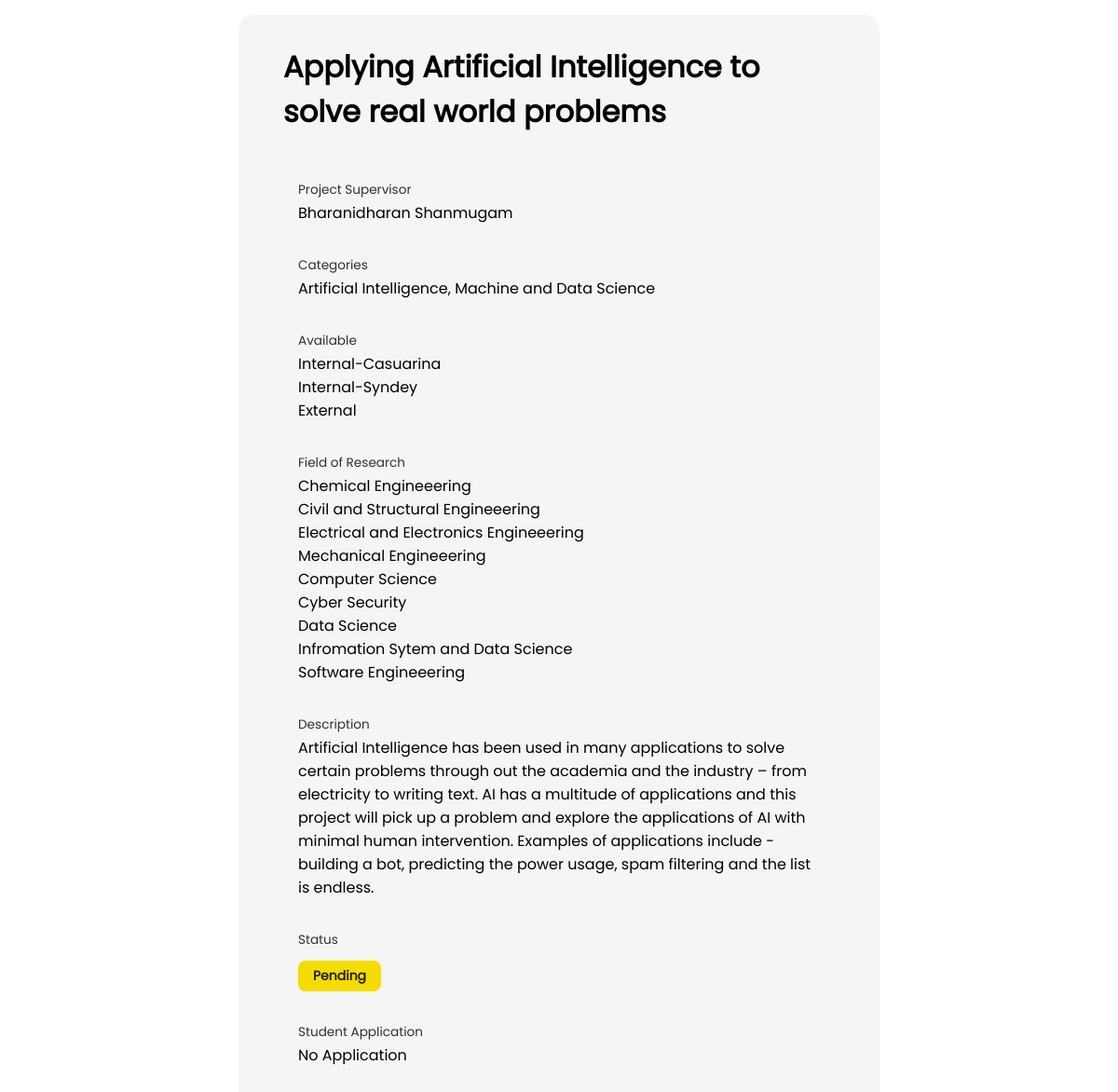
/supervisor/project/16/ (signed in), run on the app's committed database.
### core/models.py (models this page shows, shortened)
class Project(models.Model):
    topic_number = models.AutoField(primary_key=True)
    title = models.CharField(max_length=1024)
    description = models.TextField()
    supervisor = models.ForeignKey(CustomUser, on_delete=models.CASCADE)
    available_for = models.ManyToManyField(AvailableFor)
    categories = models.ManyToManyField(Category)
    fields_of_research = models.ManyToManyField(FieldResearch)
    is_approved = models.BooleanField(default=False)
    is_rejected = models.BooleanField(default=False)
    is_application_selected = models.BooleanField(default=False)

class Category(models.Model):
    title = models.CharField(max_length=255)

class AvailableFor(models.Model):
    title = models.CharField(max_length=255)

class FieldResearch(models.Model):
    title = models.CharField(max_length=255)

### core/views.py (the view, shortened to what this page needs)
# urls.py: path('<str:role>/project/<int:topic_number>/', view_single_project, name='view_single_project'),
@login_required
def view_single_project(request, role, topic_number):
    if request.user.is_supervisor or request.user.is_student or request.user.is_coordinator:
        template = loader.get_template('single_project.html')
        single_project = Project.objects.prefetch_related(
            "projectgroup_set").filter(topic_number=topic_number)[0]
        categories = [
            category.title for category in single_project.categories.all()]
        fields_of_research = [
            field.title for field in single_project.fields_of_research.all()]
        available_for = [
            available.title for available in single_project.available_for.all()]
        accepted_group = None
        if single_project.is_application_selected:
            accepted_group = single_project.projectgroup_set.filter(
                is_approved_by_supervisor=True).first()
        project = {
            'title': single_project.title,
            'description': single_project.description,
            'categories': categories,
            'fields_of_research': fields_of_research,
            'available_for': available_for,
            'is_approved': single_project.is_approved,
            'supervisor': f"{single_project.supervisor.first_name} {single_project.supervisor.last_name}",
            "get_role": request.user.get_role(),
            "id": single_project.topic_number,
            'is_rejected': single_project.is_rejected,
            'accepted_group': accepted_group,
        }
        if single_project.is_approved:
            total_application_count = len(
                ProjectGroup.objects.filter(applied_project=single_project))
            project["total_application_count"] = total_application_count
        context = {
            'project': project,
        }
        print(context)
        return HttpResponse(template.render(context=context, request=request))
    else:
        return redirect('login')

### core/models.py (called while the page is built)
    def get_role(self):
        if self.is_student:
            return "Student"
        elif self.is_coordinator:
            return "Coordinator"
        elif self.is_supervisor:
            return "Supervisor"

### core/templates/single_project.html (shortened to what this page needs)
{% extends "base.html" %}
{% load static %}
{% block stylesheet %}
    <link rel="stylesheet" href="{%static 'core/css/style.single_project.css' %}" />
{% endblock stylesheet %}
{% block body %}
    <div id="single-project">
        <h2 id="title">{{project.title}}</h2>
        <div id="supervisor" class="single-project-field">
            <div class="label">Project Supervisor</div>
            <div class="single-project-field-value">{{project.supervisor}}</div>
        </div>
        <div class="single-project-field">
            <div class="label">Categories</div>
            <div class="single-project-field-value">
                {% for category in project.categories %}
                    <span>
                        {{category}}
                    </span>
                {% endfor %}
            </div>
        </div>
        <div class="single-project-field">
            <div class="label">
                Available
            </div>
            <div class="single-project-field-value">
                {% for available in project.available_for %}
                    <span>
                        {{available}}
                    </span>
                {% endfor %}
            </div>
        </div>
        <div class="single-project-field">
            <div class="label">Field of Research</div>
            <div class="single-project-field-value">
                {% for field in project.fields_of_research %}
                    <span>
                        {{field}}
                    </span>
                {% endfor %}
            </div>
        </div>
        <div class="single-project-field">
            <div class="label" >
                Description
            </div>
            <div class="single-project-field-value">
                {{project.description}}
            </div>
        </div>
        {% if user.get_role == "Student" %}
        {% else %}
            <div class="single-project-field">
                <div class="label" >
                    Status
                </div>
                <div>
                    {% if project.is_approved  %}
                        <span class="status-badge status-approved">Approved</span>
                    {% elif project.is_rejected %}
                        <span class="status-badge status-rejected">Rejected</span>
                    {% else %}
                        <span class="status-badge status-pending">Pending</span>
                    {% endif %}
                </div>
            </div>
        {% endif %}
        {% if user.get_role == "Supervisor" %}
        <div class="single-project-field">
            <div class="label" >
                Student Application
            </div>
            <div class="single-project-field-value">
                {% if project.total_application_count > 0 %}
                    <a href="{% url 'view-applications' id=project.id %}" class="bold no-underline">
                        View Application({{project.total_application_count}})
                    </a>
                {% else %}
                    No Application
                {% endif %}
            </div>
        {% endif %}
    </div>
{% endblock body %}

### core/static/core/css/style.css (style rules this page uses)
* { margin: 0; padding: 0; box-sizing: border-box; }
body { font-family: 'Poppins'; }

### core/static/core/css/style.single_project.css (style rules this page uses)
body { display: flex; justify-content: center; align-items: center; }
body>div { margin: 1rem 16rem; padding: 2rem 3rem; background-color: rgb(245 245 245); border-radius: 16px; display: flex; flex-direction: column; width: 60%; }
#title { font-size: 2rem; margin-bottom: 2rem; }
.label { margin: 2px 0px; font-size: 0.85rem; color: rgb(49, 49, 49); }
.single-project-field { margin: 16px; }
.single-project-field-value { font-size: 1rem; font-weight: 500; }
.single-project-field-value>span { display: block; }
.status-badge { margin-top: 10px; display: inline-block; padding: 6px 16px; border-radius: 8px; font-size: 14px; font-weight: bold; width: auto; }
.status-pending { background-color: #f5dc00; color: #222; }

### data on the page
Project: title "Applying Artificial Intelligence to solve real world problems", description "Artificial Intelligence has been used in many applications to solve certain problems through out the academia and the industry – from electricity to writing text. AI has a multitude of applications and this project will pick up a problem and explore the applications of AI with minimal human intervention. Examples of applications include -building a bot, predicting the power usage, spam filtering and the list is endless."
Category: categories "Artificial Intelligence, Machine and Data Science"
AvailableFor: available_for "Internal-Casuarina"
AvailableFor: available_for "Internal-Syndey"
AvailableFor: available_for "External"
FieldResearch: fields_of_research "Chemical Engineeering"
FieldResearch: fields_of_research "Civil and Structural Engineeering"
FieldResearch: fields_of_research "Electrical and Electronics Engineeering"
FieldResearch: fields_of_research "Mechanical Engineeering"
FieldResearch: fields_of_research "Computer Science"
FieldResearch: fields_of_research "Cyber Security"
FieldResearch: fields_of_research "Data Science"
FieldResearch: fields_of_research "Infromation Sytem and Data Science"
FieldResearch: fields_of_research "Software Engineeering"

### other printed values
{{ project.supervisor }} "Bharanidharan Shanmugam"
